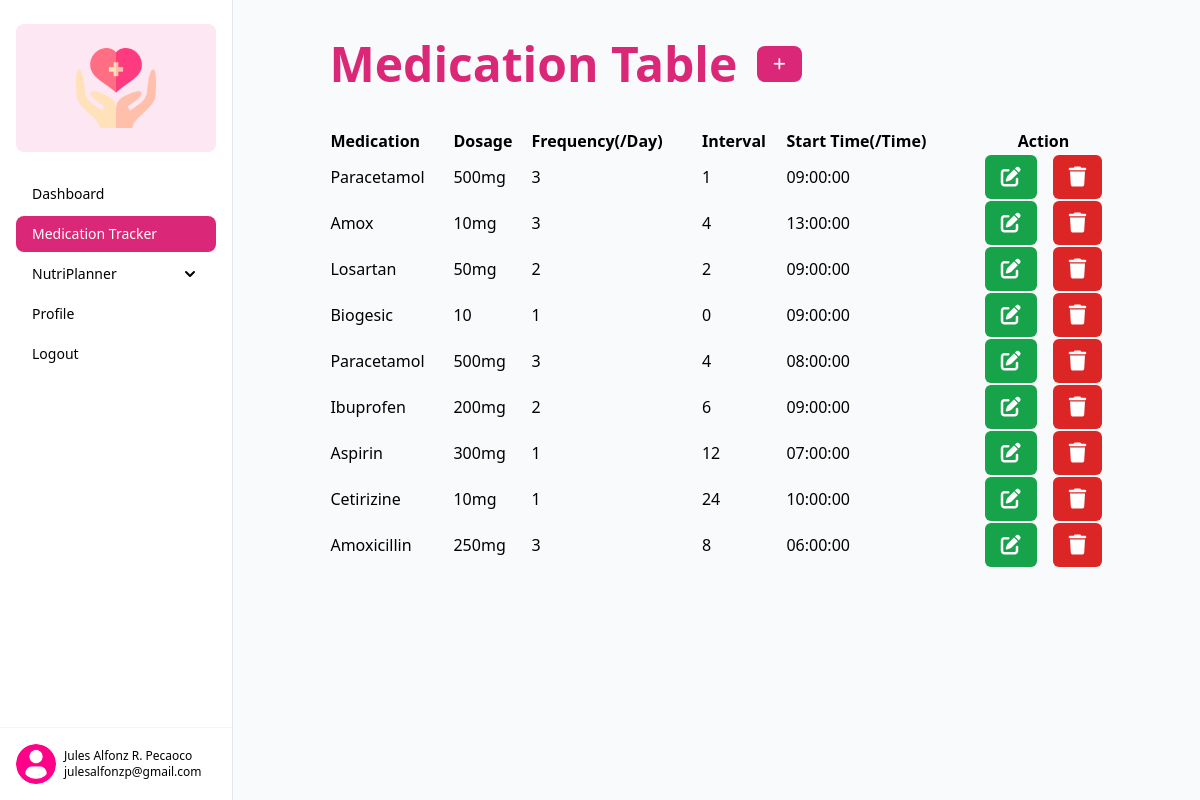
The app's page /home/nutrimed (signed in) with its own data.
### tables this page shows
CREATE TABLE `medications` (
  `med_id` int(11) NOT NULL,
  `user_id` int(11) NOT NULL,
  `med_name` varchar(255) NOT NULL,
  `dosage` varchar(255) NOT NULL,
  `frequency` int(100) NOT NULL,
  `med_interval` int(100) NOT NULL,
  `start_time` time NOT NULL
);

### index.php (called while the page is built, shortened)
<?php
require_once 'controller/MedicationController.php';
require_once 'model/Database.php';
require_once 'model/Medication.php';
require_once 'router.php';
?>

### model/Database.php (called while the page is built)
<?php
class Database {
  public function getConnection() {
    try {
      $config = parse_ini_file('config.ini');
      $HOST = $config['HOST'];
      $DB = $config['DATABASE'];
      $USER = $config['USER'];
      $PASSWORD = $config['PASSWORD'];
      $PORT = $config['PORT'];
      $link = new PDO("mysql:host=$HOST;dbname=$DB;port=$PORT", $USER, $PASSWORD);
      $link->setAttribute(PDO::ATTR_ERRMODE, PDO::ERRMODE_EXCEPTION);
      return $link;
    } catch (PDOException $e) {
      echo $e->getMessage();
    }
  }
}

### controller/MedicationController.php (called while the page is built, shortened)
<?php
class MedicationController extends Controller {
  public function getMedications() {
    $user = $_SESSION['user'];
    $medication = new Medication();
    return $medication->getMedications($user['user_id']);
  }
}

### model/Medication.php (called while the page is built, shortened)
<?php
class Medication {
  private $conn;
  function __construct() {
    $this->conn = (new Database())->getConnection();
  }
  function getMedications($user_id) {
    $sql = "SELECT * FROM medications WHERE user_id = :user_id";
    $stmt = $this->conn->prepare($sql);
    $stmt->bindParam(':user_id', $user_id, PDO::PARAM_INT);
    $stmt->execute();
    return $stmt->fetchAll();
  }
}

### view/components/nutrimed.php (the view, shortened to what this page needs)
<div class="flex flex-col gap-10 p-10">
  <div class="flex items-center gap-5">
    <strong class="text-5xl font-sans text-pink-600">Medication Table</strong>
    <a href="addmed" class="px-4 py-2 text-sm font-medium text-white bg-pink-600 rounded-lg">
      <i class="fa fa-add"></i>
    </a>
  </div>
  <table id="medTable" class="w-full text-left border-collapse">
    <thead>
      <tr>
        <th>Medication</th>
        <th>Dosage</th>
        <th>Frequency(/Day)</th>
        <th>Interval</th>
        <th>Start Time(/Time)</th>
        <th class="text-center">Action</th>
      </tr>
    </thead>
    <tbody>
      <?php $medications = (new MedicationController)->getMedications(); ?>
      <?php foreach ($medications as $medication) { ?>
        <tr>
          <td><?php echo $medication['med_name'] ?></td>
          <td><?php echo $medication['dosage'] ?></td>
          <td class="text-left"><?php echo $medication['frequency'] ?></td>
          <td><?php echo $medication['med_interval'] ?></td>
          <td><?php echo $medication['start_time'] ?></td>
          <td class="flex gap-4 items-center justify-center">
            <a href="updatemed?med_id=<?php echo $medication['med_id'] ?>" class="px-4 py-2 text-xl rounded-md font-medium text-white bg-green-600 ">
              <i class="fa fa-edit text-white"></i>
            </a>
            <a href="?med_id=<?php echo $medication['med_id'] ?>"
              class="px-4 py-2 text-xl rounded-md font-medium text-white bg-red-600 delete-btn">
              <i class="fa fa-trash text-white"></i>
            </a>
          </td>
        </tr>
      <?php } ?>
    </tbody>
  </table>
</div>

### router.php (shortened to what this page needs)
<?php
if (isset($_GET["route"])) {
    $route = $_GET["route"];
    if ($route == "" || $route == "/" || $route == "login") {
        include "view/auth/login.php";
    }
    else if ($route == "register") {
        include "view/auth/register.php";
    }
    else if (
        $route == "home" ||
        $route == "home/dashboard" ||
        $route == "home/nutriplanner" ||
        $route == "home/searchfood" ||
        $route == "home/nutrifood" ||
        $route == "home/nutrimed" ||
        $route == "home/addmed" ||
        $route == "home/updatemed" ||
        $route == "home/deletemed" ||
        $route == "home/pdfmed" ||
        $route == "home/profile"
    ) {
        renderPage(ucfirst($route));
    }
    else {
        include "view/error/404.php";
    }
} else {
    echo "<script>window.location.href='/healthmate/login'</script>";
    exit();
}
function renderPage($title) {
    include "view/home.php";
}

### view/home.php (shortened to what this page needs)
<!DOCTYPE html>
<html lang="en" class="font-sans">
<head>
  <script src="https://cdn.tailwindcss.com"></script>
  <link rel="stylesheet" href="https://cdnjs.cloudflare.com/ajax/libs/font-awesome/6.7.2/css/all.min.css" />
  <link rel="stylesheet" href="https://cdn.datatables.net/2.1.8/css/dataTables.dataTables.css" />
  <link rel="stylesheet" href="https://cdn.jsdelivr.net/npm/sweetalert2@11.15.2/dist/sweetalert2.min.css">
</head>
<body class="font-sans bg-gray-50">
  <div class="h-dvh flex flex-row  w-dvw gap-x-4 font-sans">
    <?php include_once 'view/components/sidebar.php' ?>
    <div class="content w-full px-10 h-dvh overflow-hidden font-sans">
      <?php
      $routes = [
        'home' => 'view/components/dashboard.php',
        'home/dashboard' => 'view/components/dashboard.php',
        'home/nutriplanner' => 'view/components/nutriplanner.php',
        'home/searchfood' => 'view/components/tables/nutriplanner/searchfood.php',
        'home/nutrifood' => 'view/components/tables/nutriplanner/nutrifood.php',
        'home/nutrimed' => 'view/components/nutrimed.php',
        'home/addmed' => 'view/components/tables/nutrimed/addmed.php',
        'home/updatemed' => 'view/components/tables/nutrimed/updatemed.php',
        'home/deletemed' => 'view/components/tables/nutrimed/deletemed.php',
        'home/profile' => 'view/components/profile.php',
      ];
      $route = $_GET['route'] ?? 'home/dashboard';
      if (array_key_exists($route, $routes)) {
        include_once $routes[$route];
      } else {
        include_once 'view/components/404.php';
      }
      ?>
    </div>
  </div>
</body>
</html>

### view/components/sidebar.php (shortened to what this page needs)
<?php
$user = $_SESSION['user'];
?>
<div class="flex h-screen flex-col justify-between border-e bg-white w-1/4">
  <div class="px-4 py-6">
    <span class="grid h-32 w-full place-content-center rounded-lg bg-pink-100 text-xs text-gray-600">
      <img src="/healthmate/view/auth/images/healthcare.png" alt="" class="size-20" />
    </span>
    <ul class="mt-6 space-y-1">
      <li>
        <a
          href="dashboard"
          class="block rounded-lg  px-4 py-2 text-sm font-medium <?php echo $_GET['route'] == 'home/dashboard' ? 'text-white bg-pink-600' : ''; ?>">
          Dashboard
        </a>
      </li>
      <li>
        <a
          href="nutrimed"
          class="block rounded-lg px-4 py-2 text-sm font-medium text-black <?php echo $_GET['route'] == 'home/nutrimed' || $_GET['route'] == 'home/addmed' || $_GET['route'] == 'home/updatemed' ? 'text-white bg-pink-600' : ''; ?>">
          Medication Tracker
        </a>
      </li>
      <li>
        <details class="group [&_summary::-webkit-details-marker]:hidden">
          <summary
            class="flex cursor-pointer items-center justify-between rounded-lg px-4 py-2  <?php echo $_GET['route'] == 'home/nutriplanner' || $_GET['route'] == 'home/searchfood' || $_GET['route'] == 'home/nutrifood' ? 'text-white bg-pink-600' : ''; ?>">
            <span class="text-sm font-medium"> NutriPlanner </span>
            <span class="shrink-0 transition duration-300 group-open:-rotate-180">
              <svg
                xmlns="http://www.w3.org/2000/svg"
                class="size-5"
                viewBox="0 0 20 20"
                fill="currentColor">
                <path
                  fill-rule="evenodd"
                  d="M5.293 7.293a1 1 0 011.414 0L10 10.586l3.293-3.293a1 1 0 111.414 1.414l-4 4a1 1 0 01-1.414 0l-4-4a1 1 0 010-1.414z"
                  clip-rule="evenodd" />
              </svg>
            </span>
          </summary>
        </details>
      </li>
      <li>
        <a
          href="profile"
          class="block rounded-lg px-4 py-2 text-sm font-medium text-black <?php echo $_GET['route'] == 'home/profile' ? 'text-white bg-pink-600' : ''; ?>">
          Profile
        </a>
      </li>
      <li>
        <a
          href="logout"
          class="block rounded-lg px-4 py-2 text-sm font-medium text-black <?php echo $_GET['route'] == 'home/logout' ? 'text-white bg-pink-600' : ''; ?>">
          Logout
        </a>
      </li>
    </ul>
  </div>
  <div class=" sticky inset-x-0 bottom-0 border-t border-gray-100">
    <a href="#" class="flex items-center gap-2 bg-white p-4 hover:bg-gray-50">
      <img
        alt="profile"
        src="/healthmate/view/auth/images/profile-user.png"
        class="size-10 rounded-full object-cover" />
      <div>
        <p class="text-xs">
          <strong class="block font-medium "><?php echo $user['name'] ?></strong>
          <span><?php echo $user['email'] ?> </span>
        </p>
      </div>
    </a>
  </div>
</div>

### records on screen
medications: med_name "Paracetamol", dosage "500mg", frequency "3", med_interval "1", start_time "09:00:00"
medications: med_name "Amox", dosage "10mg", frequency "3", med_interval "4", start_time "13:00:00"
medications: med_name "Losartan", dosage "50mg", frequency "2", med_interval "2", start_time "09:00:00"
medications: med_name "Biogesic", dosage "10", frequency "1", med_interval "0", start_time "09:00:00"
medications: med_name "Paracetamol", dosage "500mg", frequency "3", med_interval "4", start_time "08:00:00"
medications: med_name "Ibuprofen", dosage "200mg", frequency "2", med_interval "6", start_time "09:00:00"
medications: med_name "Aspirin", dosage "300mg", frequency "1", med_interval "12", start_time "07:00:00"
medications: med_name "Cetirizine", dosage "10mg", frequency "1", med_interval "24", start_time "10:00:00"
medications: med_name "Amoxicillin", dosage "250mg", frequency "3", med_interval "8", start_time "06:00:00"

### other values on screen
$user['name'] "Jules Alfonz R. Pecaoco"
$user['email'] "julesalfonzp@gmail.com"
